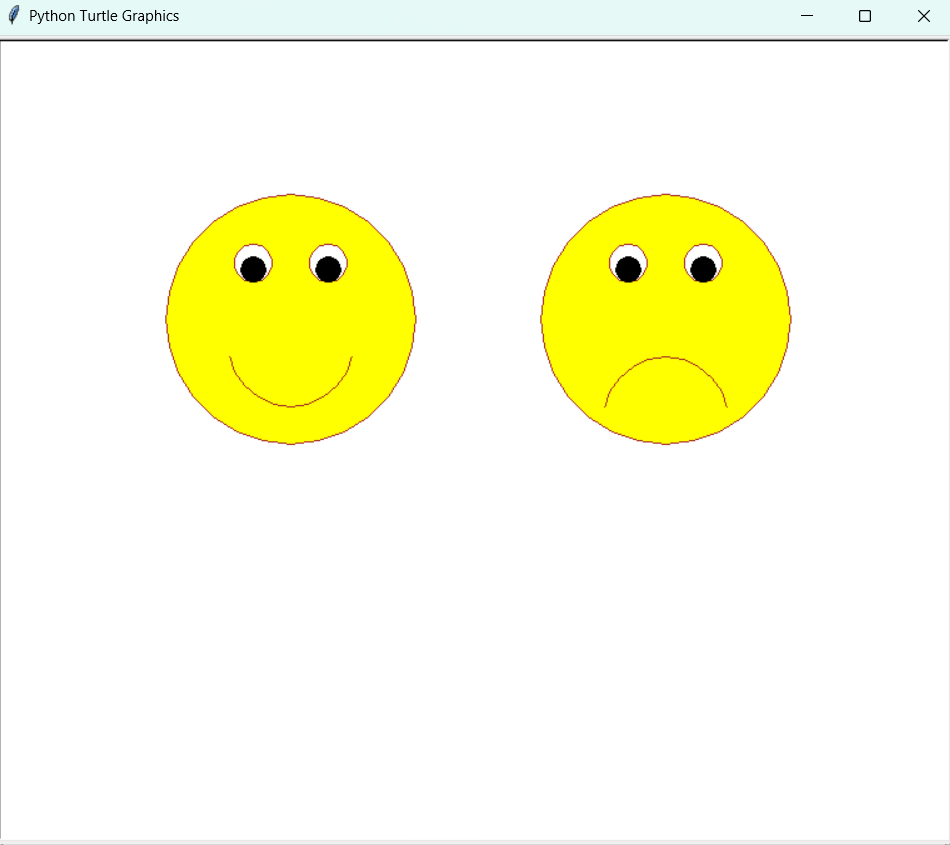

Recreate this plot in Python.
import turtle as t

data=[[-150,0],[150,0]]#数据

#左眼
def yanjing1(x,y):
    t.penup()
    t.goto(x-30,y+130)
    t.pendown()
    t.setheading(0)
    t.begin_fill()
    t.color("brown","white")
    t.circle(15,360)
    t.end_fill()
    t.penup()
    t.goto(x-30,y+130)
    t.pendown()
    t.setheading(0)
    t.begin_fill()
    t.color("black")
    t.circle(10,360)
    t.end_fill()

#右眼
def yanjing2(x,y):
    t.penup()
    t.goto(x+30,y+130)
    t.pendown()
    t.setheading(0)
    t.begin_fill()
    t.color("brown","white")
    t.circle(15,360)
    t.end_fill()
    t.penup()
    t.goto(x+30,y+130)
    t.pendown()
    t.setheading(0)
    t.begin_fill()
    t.color("black")
    t.circle(10,360)
    t.end_fill()
#笑脸的嘴
def zui1(x,y):
    t.penup()
    t.goto(x,y+30)
    t.pendown()
    t.setheading(0)
    t.color("brown")
    t.circle(50,80)
    t.penup()
    t.goto(x,y+30)
    t.pendown()
    t.setheading(0)
    t.circle(50,-80)
#哭脸的嘴
def zui2(x,y):
    t.penup()
    t.goto(x,y+70)
    t.pendown()
    t.setheading(0)
    t.color("brown")
    t.circle(-50,80)
    t.penup()
    t.goto(x,y+70)
    t.pendown()
    t.setheading(0)
    t.circle(-50,-80)
    
    

def xiao_lian(x,y):
    t.penup()     #脸
    t.goto(x,y)
    t.pendown()
    t.setheading(0)
    t.begin_fill()
    t.color("brown","yellow")
    t.circle(100,360)
    t.end_fill()
    #左眼睛
    yanjing1(x,y)
    #右眼
    yanjing2(x,y)
    #嘴
    zui1(x,y)

def ku_lian(x,y):
    t.penup()     #脸
    t.goto(x,y)
    t.pendown()
    t.setheading(0)
    t.begin_fill()
    t.color("brown","yellow")
    t.circle(100,360)
    t.end_fill()
    #左眼睛
    yanjing1(x,y)
    #右眼
    yanjing2(x,y)
    #嘴
    zui2(x,y)

t.hideturtle()
xiao_lian(data[0][0],data[0][1])
ku_lian(data[1][0],data[1][1])
